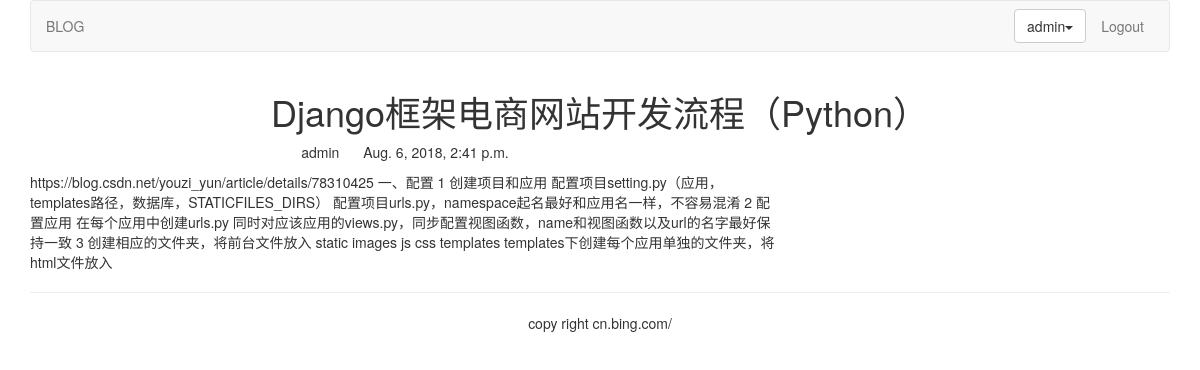
Page /blog/1/ (signed in) on the committed database.
### blog/models.py (models this page shows, shortened)
class BlogArticles(models.Model):
	title = models.CharField(max_length=300)
	author = models.ForeignKey(User, related_name="blog_posts")
	body = models.TextField()
	publish = models.DateTimeField(default=timezone.now)
	class Meta:
		ordering = ("-publish",)

### blog/views.py (the view)
# urls.py: url(r'^(?P<article_id>\d)/$',views.blog_article,name="blog_detail"),
def blog_article(request, article_id):
	article = get_object_or_404(BlogArticles,id=article_id)
	pub = article.publish
	return render(request,"blog/content.html",{"article":article,"publish":pub})

### templates/blog/content.html (shortened to what this page needs)
{% extends "base.html" %}
{% block content %}
<div class="row text-center vertical-middle-sm">
	<h1>{{ article.title }}</h1>
</div>
<div class="row">
	<div class="col-xs-12 col-md-8">
		<p class="text-center"><span>{{ article.author.username }}</span>
		<span style="margin-left:20px">{{ publish }}</span></p>
	<div>{{ article.body }}</div>
	</div>
</div>
{% endblock %}

### templates/header.html (shortened to what this page needs)
{% load staticfiles %}
<div class="container">
	<nav class="navbar navbar-default" role="navigation">
		<div>
			<ul class="nav navbar-nav" role="navigation">
				<li><a href="{% url 'blog:blog_title' %}">BLOG</a></li>
			</ul>
			<ul class="nav navbar-nav navbar-right" style="margin-right:10px">
				{% if user.is_authenticated %}
				<li>
				<div class="dropdown" style="margin-top:8px">
					<button class='btn btn-default dropdown-toggle' type='button' id='dropdownMenu'
					data-toggle='dropdown'>{{ user.username }}<span class='caret'></span></button>
				</div>
				</li>
				<li><a href="{% url 'account:user_logout' %}">Logout</a></li>
				{% else %}
				<li><a href="{% url 'account:user_login' %}">LOGIN</a></li>
				{% endif %}
			</ul>
		</div>
	</nav>
</div>

### rows in the picture
BlogArticles: title "Django框架电商网站开发流程（Python）", author.username "admin", publish "Aug. 6, 2018, 2:41 p.m.", body "https://blog.csdn.net/youzi_yun/article/details/78310425 一、配置 1 创建项目和应用 配置项目setting.py（应用，templates路径，数据库，STATICFILES_DIRS） 配置项目urls.py，namespace起名最好和应用名一样，不容易混淆 2 配置应用 在每个应用中创建urls.py 同时对应该应用的views.py，同步配置视图函数，name和视图函数以及url的名字最好保持一致 3 创建相应的文件夹，将前台文件放入 static images js css templates templates下创建每个应用单独的文件夹，将html文件放入"

### other values in the picture
{{ user.username }} "admin"
